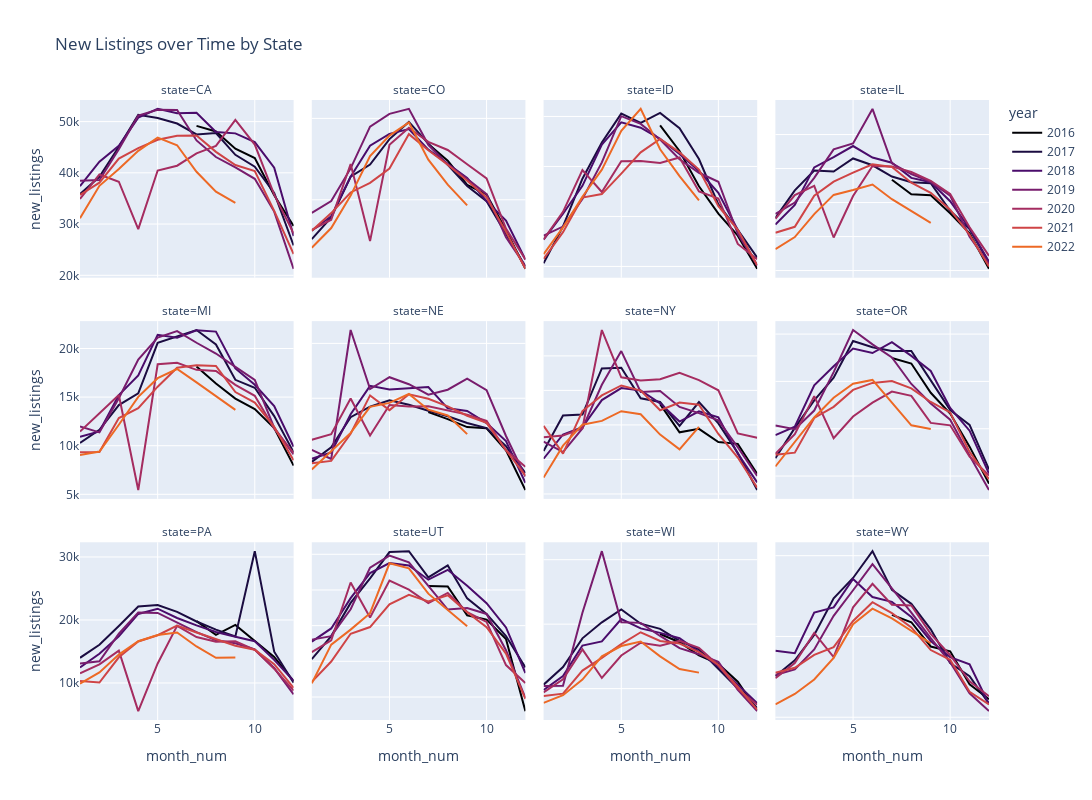

Source (notebook cell):
### Code cell
fig = px.line(df.query("state in @select_states"),
    x = 'month_num',
    y = 'new_listings',
    color = 'year',
    facet_col = 'state',
    facet_col_wrap = 4,
    title = 'New Listings over Time by State',
    color_discrete_sequence=px.colors.sequential.Inferno
    )
fig.update_yaxes(matches = None)
fig.update_layout(height = 800, width = 1200)
fig.show()
